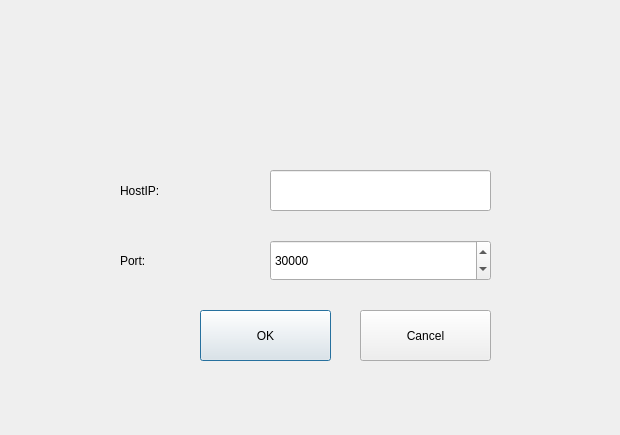
<?xml version="1.0" encoding="UTF-8"?>
<ui version="4.0">
 <class>CreatDialog</class>
 <widget class="QDialog" name="CreatDialog">
  <property name="geometry">
   <rect>
    <x>0</x>
    <y>0</y>
    <width>620</width>
    <height>435</height>
   </rect>
  </property>
  <property name="windowTitle">
   <string>Dialog</string>
  </property>
  <widget class="QPushButton" name="OK">
   <property name="geometry">
    <rect>
     <x>200</x>
     <y>310</y>
     <width>131</width>
     <height>51</height>
    </rect>
   </property>
   <property name="text">
    <string>OK</string>
   </property>
  </widget>
  <widget class="QPushButton" name="Cancel">
   <property name="geometry">
    <rect>
     <x>360</x>
     <y>310</y>
     <width>131</width>
     <height>51</height>
    </rect>
   </property>
   <property name="text">
    <string>Cancel</string>
   </property>
  </widget>
  <widget class="QLabel" name="label">
   <property name="geometry">
    <rect>
     <x>120</x>
     <y>170</y>
     <width>121</width>
     <height>41</height>
    </rect>
   </property>
   <property name="text">
    <string>HostIP:</string>
   </property>
  </widget>
  <widget class="QLineEdit" name="lineEdit">
   <property name="geometry">
    <rect>
     <x>270</x>
     <y>170</y>
     <width>221</width>
     <height>41</height>
    </rect>
   </property>
   <property name="readOnly">
    <bool>true</bool>
   </property>
  </widget>
  <widget class="QLabel" name="label_2">
   <property name="geometry">
    <rect>
     <x>120</x>
     <y>240</y>
     <width>121</width>
     <height>41</height>
    </rect>
   </property>
   <property name="text">
    <string>Port:</string>
   </property>
  </widget>
  <widget class="QSpinBox" name="spinBox">
   <property name="geometry">
    <rect>
     <x>270</x>
     <y>240</y>
     <width>221</width>
     <height>41</height>
    </rect>
   </property>
   <property name="maximum">
    <number>65534</number>
   </property>
   <property name="value">
    <number>30000</number>
   </property>
  </widget>
 </widget>
 <resources/>
 <connections>
  <connection>
   <sender>OK</sender>
   <signal>clicked()</signal>
   <receiver>CreatDialog</receiver>
   <slot>accept()</slot>
   <hints>
    <hint type="sourcelabel">
     <x>218</x>
     <y>323</y>
    </hint>
    <hint type="destinationlabel">
     <x>284</x>
     <y>402</y>
    </hint>
   </hints>
  </connection>
  <connection>
   <sender>Cancel</sender>
   <signal>clicked()</signal>
   <receiver>CreatDialog</receiver>
   <slot>reject()</slot>
   <hints>
    <hint type="sourcelabel">
     <x>437</x>
     <y>327</y>
    </hint>
    <hint type="destinationlabel">
     <x>510</x>
     <y>380</y>
    </hint>
   </hints>
  </connection>
 </connections>
</ui>
